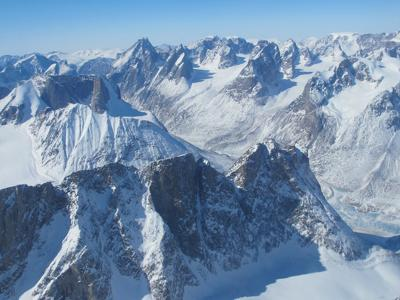
%> input picture preproc-imgs/1.jpg, 400 x 300 px; its folder holds only this picture in this run
$ octave make_noisy_imgs.m   (GNU Octave 9; MATLAB toolbox functions it lacks are replaced by stand-ins)
%> lines starting %> are read from the running program, lines starting %| are printed output that depends on the picture
### distort.m
function distorted_img = distort(img, p)
    x = rand(size(img, 1:2));
    y = rand(size(img, 1:2));
    z = randi(256, size(img)) - 1;

    img_rg = img;
    img_rb = img;
    img_gb = img;

    img_rg(:,:,3) = z(:,:,3);
    img_rb(:,:,2) = z(:,:,2);
    img_gb(:,:,1) = z(:,:,1);

    r1 = uint8(repmat(x>=p, [1,1,3]));
    r2 = uint8(repmat((x<p & y<1/3), [1,1,3]));
    r3 = uint8(repmat((x < p & y >= 1/3 & y < 2/3), [1,1,3]));
    r4 = uint8(repmat((x < p & y >= 2/3), [1,1,3]));

    distorted_img = (img .* r1) + (img_rg .* r2) + (img_rb .* r3) + (img_gb .* r4);
end

### make_noisy_imgs.m
filenames = dir('preproc-imgs\');
filenames = filenames(3:length(filenames));
mkdir 'distorted-imgs';
mkdir 'distorted-imgs\collage';

p = log10(linspace(2,10,5));

for i = 1:length(p)
    mkdir(strcat('.\distorted-imgs\noise_', num2str(round(p(i)*100))));
end

for i = 1:length(filenames)
    img = imread(strcat('preproc-imgs\',filenames(i).name));
%> img is the input picture: size 300x400x3 uint8; mean R, G, B 119.2, 144.1, 171.7
    imarr = [img];

    for j = 1:length(p)
        d_img = distort(img, p(j));
        imwrite(d_img, strcat('.\distorted-imgs\noise_', num2str(round(p(j)*100)), '\', filenames(i).name));
        imarr = [imarr d_img];
    end
%> this loop made 5 passes
%> pass 1, in distort, `distorted_img = (img .* r1) + (img_rg .* r2) + (img_rb .* r3) + (img_g..`:
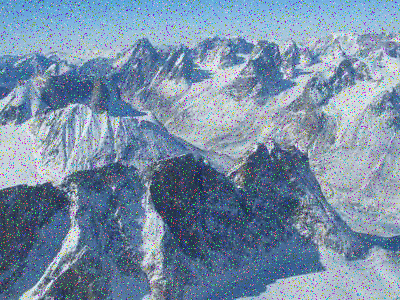
%> distorted_img: size 300x400x3 uint8; mean R, G, B 119.8, 142.5, 167.3
%> pass 1, `imarr = [imarr d_img];`:
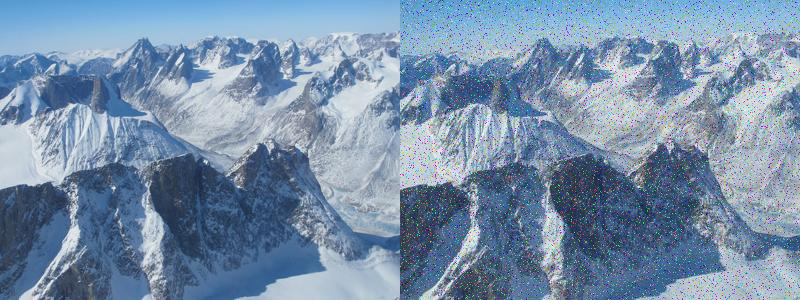
%> imarr: size 300x800x3 uint8; mean R, G, B 119.5, 143.3, 169.5
%> pass 2, in distort (call 2), `distorted_img = (img .* r1) + (img_rg .* r2) + (img_rb .* r3) + (img_g..`:
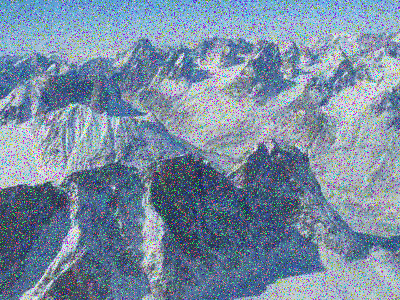
%> distorted_img: size 300x400x3 uint8; mean R, G, B 120.9, 140.6, 162.9
%> pass 2, `imarr = [imarr d_img];`:
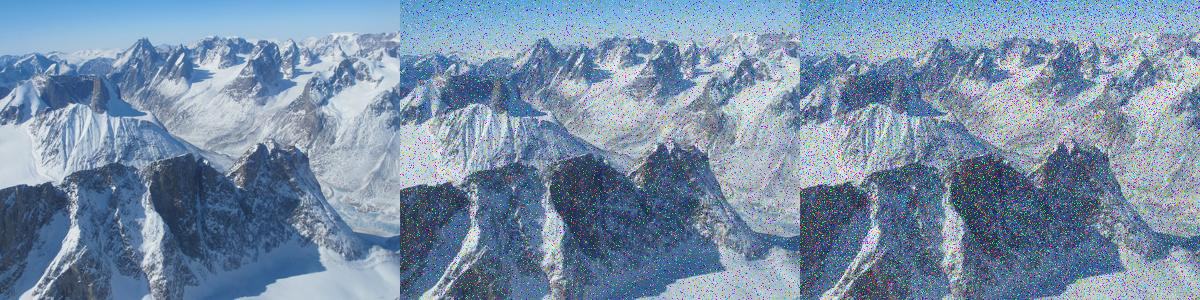
%> imarr: size 300x1200x3 uint8; mean R, G, B 120, 142.4, 167.3
%> after the loop:
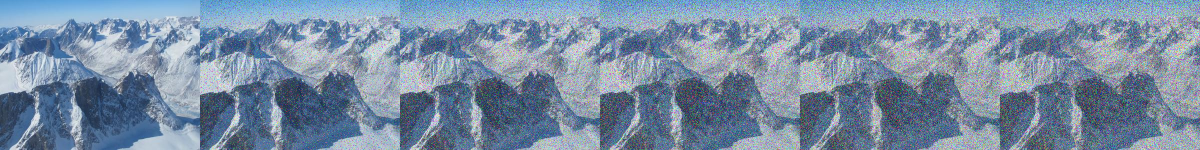
%> imarr: size 300x2400x3 uint8 (shown at 1/2 size); mean R, G, B 120.8, 140.7, 162.9

    imwrite(imarr, strcat('distorted-imgs\collage\',filenames(i).name));
end

$ run again, on preproc-imgs/14.jpg
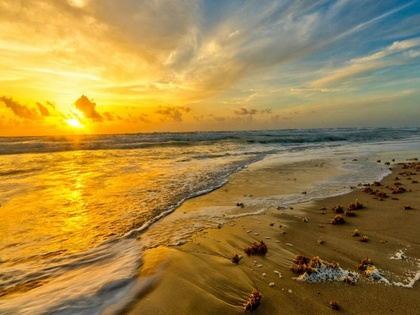
%> input picture preproc-imgs/14.jpg, 420 x 315 px, shrunk from 800 x 600 before the run
%> img is the input picture: size 315x420x3 uint8; mean R, G, B 161.7, 132.6, 67.8
%> the loop `for j = 1:length(p)` made 5 passes
%> pass 1, in distort, `distorted_img = (img .* r1) + (img_rg .* r2) + (img_rb .* r3) + (img_g..`:
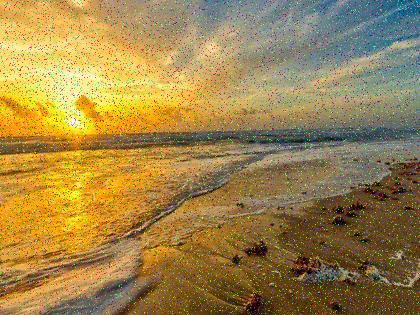
%> distorted_img: size 315x420x3 uint8; mean R, G, B 158.3, 132, 73.8
%> after the loop `for j = 1:length(p)`:
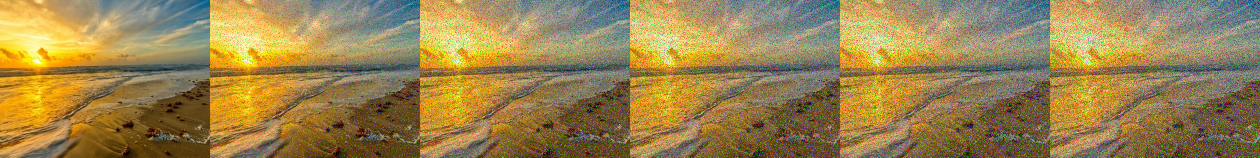
%> imarr: size 315x2520x3 uint8 (shown at 1/2 size); mean R, G, B 154.8, 131.6, 79.6

$ run again, on preproc-imgs/15.jpg
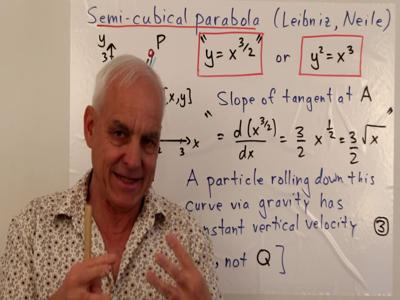
%> input picture preproc-imgs/15.jpg, 400 x 300 px
%> img is the input picture: size 300x400x3 uint8; mean R, G, B 172.3, 147.1, 131.9
%> the loop `for j = 1:length(p)` made 5 passes
%> pass 1, in distort, `distorted_img = (img .* r1) + (img_rg .* r2) + (img_rb .* r3) + (img_g..`:
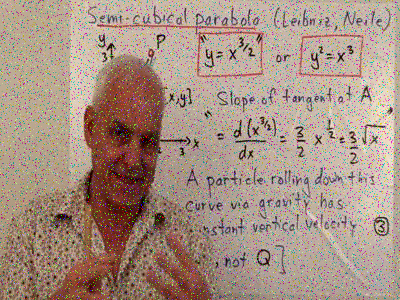
%> distorted_img: size 300x400x3 uint8; mean R, G, B 167.6, 145.2, 131.5
%> after the loop `for j = 1:length(p)`:
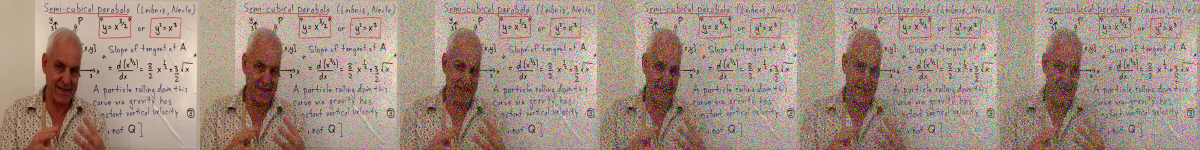
%> imarr: size 300x2400x3 uint8 (shown at 1/2 size); mean R, G, B 163.4, 143.2, 131.1
